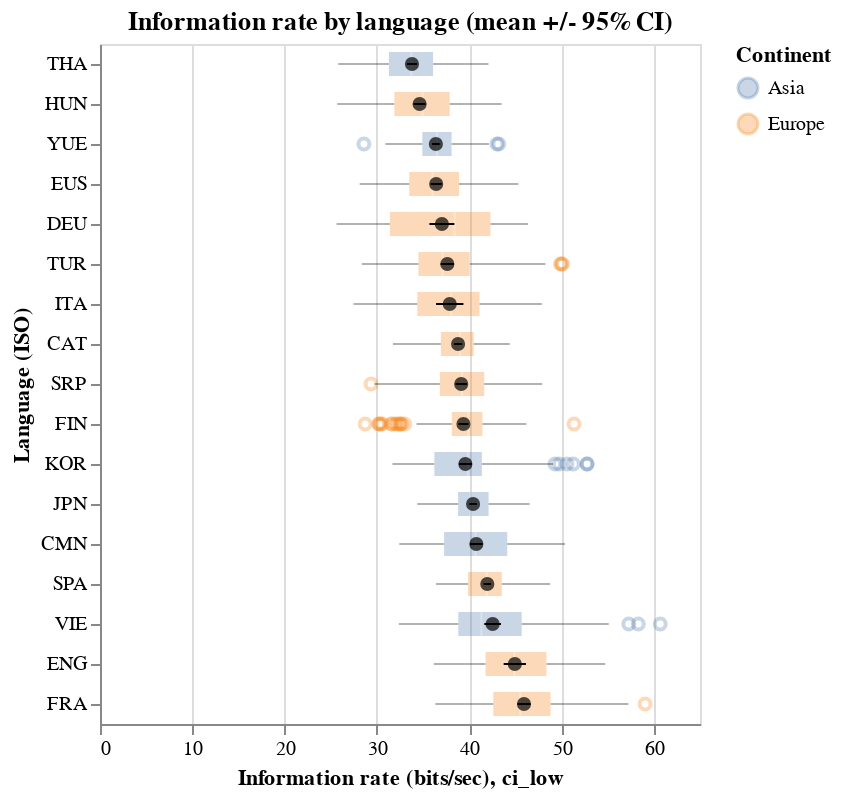

Notebook cell for this chart:
### Markdown cell above
<div class="alert alert-info" style="color:black">

### Question 3.1
rubric={accuracy:3,viz:2}

<h4>Python</h4>
<ol type="1">
<li>It looks like we do not have a language that is high both in information density and speech rate, which could indicate that human minds are not good at processing auditory information beyond a certain rate limit (read more in the article if you're interested). Let’s directly plot the rate at which information is conveyed for all the languages to see if there are at least small differences between them. Combine the appropriate columns to create a new column, <code>information_rate</code>, which holds the amount of information per second conveyed by each speaker.</li>
<li>Create a plot that has the language ISO codes on one axis and the information rate on the other. Plot a graphical representation of either the distribution of data or every single data point. Color this by the same variable as in the previous two scatter plots. Sort the languages in a suitable order.</li>
<li>Include a mark for the mean and the 95% confidence interval on top of the mark you just created above. Color this in a suitable way so that it stands out from the distribution/individual observations created in the previous point.</li>
</ol>
</div>

### Code cell
import pandas as pd
import numpy as np
import altair as alt

languages = pd.read_csv("languages.csv")
spoken = pd.read_csv("spoken-texts.csv")

spoken = spoken.merge(
    languages[["iso_lang", "information_density", "continent"]],
    on="iso_lang",
    how="left",
)

spoken["speech_rate"] = spoken["syllables"] / spoken["duration"]
spoken["information_rate"] = spoken["information_density"] * spoken["speech_rate"]

summary = (
    spoken.groupby("iso_lang", as_index=False)
    .agg(
        mean_rate=("information_rate", "mean"),
        sd_rate=("information_rate", "std"),
        n=("information_rate", "size"),
        continent=("continent", "first"),
    )
)
summary["se"] = summary["sd_rate"] / np.sqrt(summary["n"])
summary["ci_low"] = summary["mean_rate"] - 1.96 * summary["se"]
summary["ci_high"] = summary["mean_rate"] + 1.96 * summary["se"]

order = summary.sort_values("mean_rate")["iso_lang"].tolist()

base = alt.Chart(spoken).mark_boxplot(size=12, opacity=0.3).encode(
    y=alt.Y("iso_lang:N", sort=order, title="Language (ISO)"),
    x=alt.X("information_rate:Q", title="Information rate (bits/sec)"),
    color=alt.Color("continent:N", title="Continent"),
)

ci = alt.Chart(summary).mark_errorbar(color="black").encode(
    y=alt.Y("iso_lang:N", sort=order),
    x=alt.X("ci_low:Q"),
    x2="ci_high:Q",
)

mean_pts = alt.Chart(summary).mark_point(color="black", filled=True, size=50).encode(
    y=alt.Y("iso_lang:N", sort=order),
    x="mean_rate:Q",
)

plot3 = (base + ci + mean_pts).properties(
    title="Information rate by language (mean +/- 95% CI)"
)

plot3

### Figure 1 — Vega specification as saved in the notebook (floating-point values rounded to 4 significant figures)
{"$schema": "https://vega.github.io/schema/vega/v5.json", "data": [{"name": "source_0"}, {"name": "data_0"}, {"name": "data_1"}, {"name": "data_2", "values": [{"continent": "Europe", "information_rate": 51.35, "iso_lang": "FIN"}, {"continent": "Europe", "information_rate": 32.68, "iso_lang": "FIN"}, {"continent": "Europe", "information_rate": 31.65, "iso_lang": "FIN"}, {"continent": "Europe", "information_rate": 31.55, "iso_lang": "FIN"}, {"continent": "Europe", "information_rate": 30.28, "iso_lang": "FIN"}, {"continent": "Europe", "information_rate": 32.52, "iso_lang": "FIN"}, {"continent": "Europe", "information_rate": 30.61, "iso_lang": "FIN"}, {"continent": "Europe", "information_rate": 32.52, "iso_lang": "FIN"}, {"continent": "Europe", "information_rate": 33.02, "iso_lang": "FIN"}, {"continent": "Europe", "information_rate": 28.73, "iso_lang": "FIN"}, {"continent": "Europe", "information_rate": 30.15, "iso_lang": "FIN"}, {"continent": "Europe", "information_rate": 30.38, "iso_lang": "FIN"}, {"continent": "Europe", "information_rate": 32.19, "iso_lang": "FIN"}, {"continent": "Europe", "information_rate": 32.04, "iso_lang": "FIN"}, {"continent": "Europe", "information_rate": 59.06, "iso_lang": "FRA"}, {"continent": "Asia", "information_rate": 52.78, "iso_lang": "KOR"}, {"continent": "Asia", "information_rate": 49.29, "iso_lang": "KOR"}, {"continent": "Asia", "information_rate": 49.76, "iso_lang": "KOR"}, {"continent": "Asia", "information_rate": 50.58, "iso_lang": "KOR"}, {"continent": "Asia", "information_rate": 51.27, "iso_lang": "KOR"}, {"continent": "Asia", "information_rate": 52.76, "iso_lang": "KOR"}, {"continent": "Europe", "information_rate": 29.36, "iso_lang": "SRP"}, {"continent": "Europe", "information_rate": 50.09, "iso_lang": "TUR"}, {"continent": "Europe", "information_rate": 50.01, "iso_lang": "TUR"}, {"continent": "Europe", "information_rate": 49.87, "iso_lang": "TUR"}, {"continent": "Asia", "information_rate": 57.29, "iso_lang": "VIE"}, {"continent": "Asia", "information_rate": 58.31, "iso_lang": "VIE"}, {"continent": "Asia", "information_rate": 60.69, "iso_lang": "VIE"}, {"continent": "Asia", "information_rate": 28.59, "iso_lang": "YUE"}, {"continent": "Asia", "information_rate": 43.2, "iso_lang": "YUE"}, {"continent": "Asia", "information_rate": 43.0, "iso_lang": "YUE"}]}, {"name": "data_3"}, {"name": "data_5", "values": [{"continent": "Europe", "iso_lang": "CAT", "lower_box_information_rate": 36.92, "lower_whisker_information_rate": 31.74, "upper_whisker_information_rate": 44.39}, {"continent": "Asia", "iso_lang": "CMN", "lower_box_information_rate": 37.28, "lower_whisker_information_rate": 32.42, "upper_whisker_information_rate": 50.37}, {"continent": "Europe", "iso_lang": "DEU", "lower_box_information_rate": 31.41, "lower_whisker_information_rate": 25.63, "upper_whisker_information_rate": 46.37}, {"continent": "Europe", "iso_lang": "ENG", "lower_box_information_rate": 41.77, "lower_whisker_information_rate": 36.16, "upper_whisker_information_rate": 54.74}, {"continent": "Europe", "iso_lang": "EUS", "lower_box_information_rate": 33.51, "lower_whisker_information_rate": 28.13, "upper_whisker_information_rate": 45.32}, {"continent": "Europe", "iso_lang": "FIN", "lower_box_information_rate": 38.11, "lower_whisker_information_rate": 34.29, "upper_whisker_information_rate": 46.19}, {"continent": "Europe", "iso_lang": "FRA", "lower_box_information_rate": 42.6, "lower_whisker_information_rate": 36.34, "upper_whisker_information_rate": 57.24}, {"continent": "Europe", "iso_lang": "HUN", "lower_box_information_rate": 31.89, "lower_whisker_information_rate": 25.7, "upper_whisker_information_rate": 43.51}, {"continent": "Europe", "iso_lang": "ITA", "lower_box_information_rate": 34.38, "lower_whisker_information_rate": 27.47, "upper_whisker_information_rate": 47.87}, {"continent": "Asia", "iso_lang": "JPN", "lower_box_information_rate": 38.8, "lower_whisker_information_rate": 34.37, "upper_whisker_information_rate": 46.54}, {"continent": "Asia", "iso_lang": "KOR", "lower_box_information_rate": 36.22, "lower_whisker_information_rate": 31.68, "upper_whisker_information_rate": 49.07}, {"continent": "Europe", "iso_lang": "SPA", "lower_box_information_rate": 39.87, "lower_whisker_information_rate": 36.4, "upper_whisker_information_rate": 48.77}, {"continent": "Europe", "iso_lang": "SRP", "lower_box_information_rate": 36.82, "lower_whisker_information_rate": 29.74, "upper_whisker_information_rate": 47.91}, {"continent": "Asia", "iso_lang": "THA", "lower_box_information_rate": 31.3, "lower_whisker_information_rate": 25.81, "upper_whisker_information_rate": 42.09}, {"continent": "Europe", "iso_lang": "TUR", "lower_box_information_rate": 34.5, "lower_whisker_information_rate": 28.35, "upper_whisker_information_rate": 48.25}, {"continent": "Asia", "iso_lang": "VIE", "lower_box_information_rate": 38.82, "lower_whisker_information_rate": 32.39, "upper_whisker_information_rate": 55.12}, {"continent": "Asia", "iso_lang": "YUE", "lower_box_information_rate": 34.92, "lower_whisker_information_rate": 30.92, "upper_whisker_information_rate": 42.13}]}, {"name": "data_6", "values": [{"continent": "Europe", "iso_lang": "CAT", "lower_whisker_information_rate": 31.74, "upper_box_information_rate": 40.49, "upper_whisker_information_rate": 44.39}, {"continent": "Asia", "iso_lang": "CMN", "lower_whisker_information_rate": 32.42, "upper_box_information_rate": 44.12, "upper_whisker_information_rate": 50.37}, {"continent": "Europe", "iso_lang": "DEU", "lower_whisker_information_rate": 25.63, "upper_box_information_rate": 42.3, "upper_whisker_information_rate": 46.37}, {"continent": "Europe", "iso_lang": "ENG", "lower_whisker_information_rate": 36.16, "upper_box_information_rate": 48.36, "upper_whisker_information_rate": 54.74}, {"continent": "Europe", "iso_lang": "EUS", "lower_whisker_information_rate": 28.13, "upper_box_information_rate": 38.89, "upper_whisker_information_rate": 45.32}, {"continent": "Europe", "iso_lang": "FIN", "lower_whisker_information_rate": 34.29, "upper_box_information_rate": 41.43, "upper_whisker_information_rate": 46.19}, {"continent": "Europe", "iso_lang": "FRA", "lower_whisker_information_rate": 36.34, "upper_box_information_rate": 48.8, "upper_whisker_information_rate": 57.24}, {"continent": "Europe", "iso_lang": "HUN", "lower_whisker_information_rate": 25.7, "upper_box_information_rate": 37.88, "upper_whisker_information_rate": 43.51}, {"continent": "Europe", "iso_lang": "ITA", "lower_whisker_information_rate": 27.47, "upper_box_information_rate": 41.12, "upper_whisker_information_rate": 47.87}, {"continent": "Asia", "iso_lang": "JPN", "lower_whisker_information_rate": 34.37, "upper_box_information_rate": 42.1, "upper_whisker_information_rate": 46.54}, {"continent": "Asia", "iso_lang": "KOR", "lower_whisker_information_rate": 31.68, "upper_box_information_rate": 41.36, "upper_whisker_information_rate": 49.07}, {"continent": "Europe", "iso_lang": "SPA", "lower_whisker_information_rate": 36.4, "upper_box_information_rate": 43.53, "upper_whisker_information_rate": 48.77}, {"continent": "Europe", "iso_lang": "SRP", "lower_whisker_information_rate": 29.74, "upper_box_information_rate": 41.62, "upper_whisker_information_rate": 47.91}, {"continent": "Asia", "iso_lang": "THA", "lower_whisker_information_rate": 25.81, "upper_box_information_rate": 36.08, "upper_whisker_information_rate": 42.09}, {"continent": "Europe", "iso_lang": "TUR", "lower_whisker_information_rate": 28.35, "upper_box_information_rate": 40.06, "upper_whisker_information_rate": 48.25}, {"continent": "Asia", "iso_lang": "VIE", "lower_whisker_information_rate": 32.39, "upper_box_information_rate": 45.68, "upper_whisker_information_rate": 55.12}, {"continent": "Asia", "iso_lang": "YUE", "lower_whisker_information_rate": 30.92, "upper_box_information_rate": 38.09, "upper_whisker_information_rate": 42.13}]}, {"name": "data_7"}, {"name": "data_9", "values": [{"continent": "Europe", "iso_lang": "CAT", "lower_box_information_rate": 36.92, "max_information_rate": 44.39, "mid_box_information_rate": 39.01, "min_information_rate": 31.74, "upper_box_information_rate": 40.49}, {"continent": "Asia", "iso_lang": "CMN", "lower_box_information_rate": 37.28, "max_information_rate": 50.37, "mid_box_information_rate": 40.67, "min_information_rate": 32.42, "upper_box_information_rate": 44.12}, {"continent": "Europe", "iso_lang": "DEU", "lower_box_information_rate": 31.41, "max_information_rate": 46.37, "mid_box_information_rate": 38.42, "min_information_rate": 25.63, "upper_box_information_rate": 42.3}, {"continent": "Europe", "iso_lang": "ENG", "lower_box_information_rate": 41.77, "max_information_rate": 54.74, "mid_box_information_rate": 44.88, "min_information_rate": 36.16, "upper_box_information_rate": 48.36}, {"continent": "Europe", "iso_lang": "EUS", "lower_box_information_rate": 33.51, "max_information_rate": 45.32, "mid_box_information_rate": 36.01, "min_information_rate": 28.13, "upper_box_information_rate": 38.89}, {"continent": "Europe", "iso_lang": "FIN", "lower_box_information_rate": 38.11, "max_information_rate": 51.35, "mid_box_information_rate": 39.91, "min_information_rate": 28.73, "upper_box_information_rate": 41.43}, {"continent": "Europe", "iso_lang": "FRA", "lower_box_information_rate": 42.6, "max_information_rate": 59.06, "mid_box_information_rate": 45.52, "min_information_rate": 36.34, "upper_box_information_rate": 48.8}, {"continent": "Europe", "iso_lang": "HUN", "lower_box_information_rate": 31.89, "max_information_rate": 43.51, "mid_box_information_rate": 34.95, "min_information_rate": 25.7, "upper_box_information_rate": 37.88}, {"continent": "Europe", "iso_lang": "ITA", "lower_box_information_rate": 34.38, "max_information_rate": 47.87, "mid_box_information_rate": 38.02, "min_information_rate": 27.47, "upper_box_information_rate": 41.12}, {"continent": "Asia", "iso_lang": "JPN", "lower_box_information_rate": 38.8, "max_information_rate": 46.54, "mid_box_information_rate": 40.14, "min_information_rate": 34.37, "upper_box_information_rate": 42.1}, {"continent": "Asia", "iso_lang": "KOR", "lower_box_information_rate": 36.22, "max_information_rate": 52.78, "mid_box_information_rate": 39.86, "min_information_rate": 31.68, "upper_box_information_rate": 41.36}, {"continent": "Europe", "iso_lang": "SPA", "lower_box_information_rate": 39.87, "max_information_rate": 48.77, "mid_box_information_rate": 41.9, "min_information_rate": 36.4, "upper_box_information_rate": 43.53}, {"continent": "Europe", "iso_lang": "SRP", "lower_box_information_rate": 36.82, "max_information_rate": 47.91, "mid_box_information_rate": 39.21, "min_information_rate": 29.36, "upper_box_information_rate": 41.62}, {"continent": "Asia", "iso_lang": "THA", "lower_box_information_rate": 31.3, "max_information_rate": 42.09, "mid_box_information_rate": 33.72, "min_information_rate": 25.81, "upper_box_information_rate": 36.08}, {"continent": "Europe", "iso_lang": "TUR", "lower_box_information_rate": 34.5, "max_information_rate": 50.09, "mid_box_information_rate": 37.11, "min_information_rate": 28.35, "upper_box_information_rate": 40.06}, {"continent": "Asia", "iso_lang": "VIE", "lower_box_information_rate": 38.82, "max_information_rate": 60.69, "mid_box_information_rate": 41.32, "min_information_rate": 32.39, "upper_box_information_rate": 45.68}, {"continent": "Asia", "iso_lang": "YUE", "lower_box_information_rate": 34.92, "max_information_rate": 43.2, "mid_box_information_rate": 36.51, "min_information_rate": 28.59, "upper_box_information_rate": 38.09}]}, {"name": "data_10", "values": [{"continent": "Europe", "iso_lang": "CAT", "lower_box_information_rate": 36.92, "max_information_rate": 44.39, "mid_box_information_rate": 39.01, "min_information_rate": 31.74, "upper_box_information_rate": 40.49}, {"continent": "Asia", "iso_lang": "CMN", "lower_box_information_rate": 37.28, "max_information_rate": 50.37, "mid_box_information_rate": 40.67, "min_information_rate": 32.42, "upper_box_information_rate": 44.12}, {"continent": "Europe", "iso_lang": "DEU", "lower_box_information_rate": 31.41, "max_information_rate": 46.37, "mid_box_information_rate": 38.42, "min_information_rate": 25.63, "upper_box_information_rate": 42.3}, {"continent": "Europe", "iso_lang": "ENG", "lower_box_information_rate": 41.77, "max_information_rate": 54.74, "mid_box_information_rate": 44.88, "min_information_rate": 36.16, "upper_box_information_rate": 48.36}, {"continent": "Europe", "iso_lang": "EUS", "lower_box_information_rate": 33.51, "max_information_rate": 45.32, "mid_box_information_rate": 36.01, "min_information_rate": 28.13, "upper_box_information_rate": 38.89}, {"continent": "Europe", "iso_lang": "FIN", "lower_box_information_rate": 38.11, "max_information_rate": 51.35, "mid_box_information_rate": 39.91, "min_information_rate": 28.73, "upper_box_information_rate": 41.43}, {"continent": "Europe", "iso_lang": "FRA", "lower_box_information_rate": 42.6, "max_information_rate": 59.06, "mid_box_information_rate": 45.52, "min_information_rate": 36.34, "upper_box_information_rate": 48.8}, {"continent": "Europe", "iso_lang": "HUN", "lower_box_information_rate": 31.89, "max_information_rate": 43.51, "mid_box_information_rate": 34.95, "min_information_rate": 25.7, "upper_box_information_rate": 37.88}, {"continent": "Europe", "iso_lang": "ITA", "lower_box_information_rate": 34.38, "max_information_rate": 47.87, "mid_box_information_rate": 38.02, "min_information_rate": 27.47, "upper_box_information_rate": 41.12}, {"continent": "Asia", "iso_lang": "JPN", "lower_box_information_rate": 38.8, "max_information_rate": 46.54, "mid_box_information_rate": 40.14, "min_information_rate": 34.37, "upper_box_information_rate": 42.1}, {"continent": "Asia", "iso_lang": "KOR", "lower_box_information_rate": 36.22, "max_information_rate": 52.78, "mid_box_information_rate": 39.86, "min_information_rate": 31.68, "upper_box_information_rate": 41.36}, {"continent": "Europe", "iso_lang": "SPA", "lower_box_information_rate": 39.87, "max_information_rate": 48.77, "mid_box_information_rate": 41.9, "min_information_rate": 36.4, "upper_box_information_rate": 43.53}, {"continent": "Europe", "iso_lang": "SRP", "lower_box_information_rate": 36.82, "max_information_rate": 47.91, "mid_box_information_rate": 39.21, "min_information_rate": 29.36, "upper_box_information_rate": 41.62}, {"continent": "Asia", "iso_lang": "THA", "lower_box_information_rate": 31.3, "max_information_rate": 42.09, "mid_box_information_rate": 33.72, "min_information_rate": 25.81, "upper_box_information_rate": 36.08}, {"continent": "Europe", "iso_lang": "TUR", "lower_box_information_rate": 34.5, "max_information_rate": 50.09, "mid_box_information_rate": 37.11, "min_information_rate": 28.35, "upper_box_information_rate": 40.06}, {"continent": "Asia", "iso_lang": "VIE", "lower_box_information_rate": 38.82, "max_information_rate": 60.69, "mid_box_information_rate": 41.32, "min_information_rate": 32.39, "upper_box_information_rate": 45.68}, {"continent": "Asia", "iso_lang": "YUE", "lower_box_information_rate": 34.92, "max_information_rate": 43.2, "mid_box_information_rate": 36.51, "min_information_rate": 28.59, "upper_box_information_rate": 38.09}]}, {"name": "source_1"}, {"name": "data_11", "values": [{"iso_lang": "CAT", "lower_ci_low": 38.35, "upper_ci_low": 39.23}, {"iso_lang": "CMN", "lower_ci_low": 40.08, "upper_ci_low": 41.46}, {"iso_lang": "DEU", "lower_ci_low": 35.69, "upper_ci_low": 38.39}, {"iso_lang": "ENG", "lower_ci_low": 43.73, "upper_ci_low": 46.15}, {"iso_lang": "EUS", "lower_ci_low": 35.8, "upper_ci_low": 37.04}, {"iso_lang": "FIN", "lower_ci_low": 38.83, "upper_ci_low": 39.92}, {"iso_lang": "FRA", "lower_ci_low": 45.22, "upper_ci_low": 46.65}, {"iso_lang": "HUN", "lower_ci_low": 33.97, "upper_ci_low": 35.28}, {"iso_lang": "ITA", "lower_ci_low": 36.41, "upper_ci_low": 39.37}, {"iso_lang": "JPN", "lower_ci_low": 39.99, "upper_ci_low": 40.83}, {"iso_lang": "KOR", "lower_ci_low": 38.88, "upper_ci_low": 40.28}, {"iso_lang": "SPA", "lower_ci_low": 41.55, "upper_ci_low": 42.36}, {"iso_lang": "SRP", "lower_ci_low": 38.5, "upper_ci_low": 39.76}, {"iso_lang": "THA", "lower_ci_low": 33.25, "upper_ci_low": 34.35}, {"iso_lang": "TUR", "lower_ci_low": 36.9, "upper_ci_low": 38.35}, {"iso_lang": "VIE", "lower_ci_low": 41.64, "upper_ci_low": 43.43}, {"iso_lang": "YUE", "lower_ci_low": 35.97, "upper_ci_low": 36.8}]}, {"name": "source_2"}, {"name": "data_12", "values": [{"iso_lang": "CAT", "mean_rate": 38.79}, {"iso_lang": "CMN", "mean_rate": 40.77}, {"iso_lang": "DEU", "mean_rate": 37.04}, {"iso_lang": "ENG", "mean_rate": 44.94}, {"iso_lang": "EUS", "mean_rate": 36.42}, {"iso_lang": "FIN", "mean_rate": 39.37}, {"iso_lang": "FRA", "mean_rate": 45.93}, {"iso_lang": "HUN", "mean_rate": 34.62}, {"iso_lang": "ITA", "mean_rate": 37.89}, {"iso_lang": "JPN", "mean_rate": 40.41}, {"iso_lang": "KOR", "mean_rate": 39.58}, {"iso_lang": "SPA", "mean_rate": 41.96}, {"iso_lang": "SRP", "mean_rate": 39.13}, {"iso_lang": "THA", "mean_rate": 33.8}, {"iso_lang": "TUR", "mean_rate": 37.63}, {"iso_lang": "VIE", "mean_rate": 42.53}, {"iso_lang": "YUE", "mean_rate": 36.38}]}, {"name": "data_1_y_domain_iso_lang_0", "values": [{"iso_lang": "FIN", "sort_field": 9.0}, {"iso_lang": "FRA", "sort_field": 16.0}, {"iso_lang": "KOR", "sort_field": 10.0}, {"iso_lang": "SRP", "sort_field": 8.0}, {"iso_lang": "TUR", "sort_field": 5.0}, {"iso_lang": "VIE", "sort_field": 14.0}, {"iso_lang": "YUE", "sort_field": 2.0}]}, {"name": "data_3_y_domain_iso_lang_1", "values": [{"iso_lang": "CAT", "sort_field": 7.0}, {"iso_lang": "CMN", "sort_field": 12.0}, {"iso_lang": "DEU", "sort_field": 4.0}, {"iso_lang": "ENG", "sort_field": 15.0}, {"iso_lang": "EUS", "sort_field": 3.0}, {"iso_lang": "FIN", "sort_field": 9.0}, {"iso_lang": "FRA", "sort_field": 16.0}, {"iso_lang": "HUN", "sort_field": 1.0}, {"iso_lang": "ITA", "sort_field": 6.0}, {"iso_lang": "JPN", "sort_field": 11.0}, {"iso_lang": "KOR", "sort_field": 10.0}, {"iso_lang": "SPA", "sort_field": 13.0}, {"iso_lang": "SRP", "sort_field": 8.0}, {"iso_lang": "THA", "sort_field": 0.0}, {"iso_lang": "TUR", "sort_field": 5.0}, {"iso_lang": "VIE", "sort_field": 14.0}, {"iso_lang": "YUE", "sort_field": 2.0}]}, {"name": "data_7_y_domain_iso_lang_2", "values": [{"iso_lang": "CAT", "sort_field": 7.0}, {"iso_lang": "CMN", "sort_field": 12.0}, {"iso_lang": "DEU", "sort_field": 4.0}, {"iso_lang": "ENG", "sort_field": 15.0}, {"iso_lang": "EUS", "sort_field": 3.0}, {"iso_lang": "FIN", "sort_field": 9.0}, {"iso_lang": "FRA", "sort_field": 16.0}, {"iso_lang": "HUN", "sort_field": 1.0}, {"iso_lang": "ITA", "sort_field": 6.0}, {"iso_lang": "JPN", "sort_field": 11.0}, {"iso_lang": "KOR", "sort_field": 10.0}, {"iso_lang": "SPA", "sort_field": 13.0}, {"iso_lang": "SRP", "sort_field": 8.0}, {"iso_lang": "THA", "sort_field": 0.0}, {"iso_lang": "TUR", "sort_field": 5.0}, {"iso_lang": "VIE", "sort_field": 14.0}, {"iso_lang": "YUE", "sort_field": 2.0}]}, {"name": "source_1_y_domain_iso_lang_3", "values": [{"iso_lang": "CAT", "sort_field": 7.0}, {"iso_lang": "CMN", "sort_field": 12.0}, {"iso_lang": "DEU", "sort_field": 4.0}, {"iso_lang": "ENG", "sort_field": 15.0}, {"iso_lang": "EUS", "sort_field": 3.0}, {"iso_lang": "FIN", "sort_field": 9.0}, {"iso_lang": "FRA", "sort_field": 16.0}, {"iso_lang": "HUN", "sort_field": 1.0}, {"iso_lang": "ITA", "sort_field": 6.0}, {"iso_lang": "JPN", "sort_field": 11.0}, {"iso_lang": "KOR", "sort_field": 10.0}, {"iso_lang": "SPA", "sort_field": 13.0}, {"iso_lang": "SRP", "sort_field": 8.0}, {"iso_lang": "THA", "sort_field": 0.0}, {"iso_lang": "TUR", "sort_field": 5.0}, {"iso_lang": "VIE", "sort_field": 14.0}, {"iso_lang": "YUE", "sort_field": 2.0}]}, {"name": "source_2_y_domain_iso_lang_4", "values": [{"iso_lang": "CAT", "sort_field": 7.0}, {"iso_lang": "CMN", "sort_field": 12.0}, {"iso_lang": "DEU", "sort_field": 4.0}, {"iso_lang": "ENG", "sort_field": 15.0}, {"iso_lang": "EUS", "sort_field": 3.0}, {"iso_lang": "FIN", "sort_field": 9.0}, {"iso_lang": "FRA", "sort_field": 16.0}, {"iso_lang": "HUN", "sort_field": 1.0}, {"iso_lang": "ITA", "sort_field": 6.0}, {"iso_lang": "JPN", "sort_field": 11.0}, {"iso_lang": "KOR", "sort_field": 10.0}, {"iso_lang": "SPA", "sort_field": 13.0}, {"iso_lang": "SRP", "sort_field": 8.0}, {"iso_lang": "THA", "sort_field": 0.0}, {"iso_lang": "TUR", "sort_field": 5.0}, {"iso_lang": "VIE", "sort_field": 14.0}, {"iso_lang": "YUE", "sort_field": 2.0}]}, {"name": "data_2_color_domain_continent_0", "values": [{"continent": "Europe"}, {"continent": "Asia"}]}, {"name": "data_9_color_domain_continent_1", "values": [{"continent": "Europe"}, {"continent": "Asia"}]}, {"name": "data_10_color_domain_continent_2", "values": [{"continent": "Europe"}, {"continent": "Asia"}]}], "signals": [{"name": "y_step", "value": 20}, {"name": "height", "update": "bandspace(domain('y').length, 0, 0) * y_step"}], "marks": [{"type": "symbol", "name": "layer_0_layer_0_layer_0_marks", "from": {"data": "data_2"}, "encode": {"update": {"fill": {"value": "transparent"}, "stroke": {"field": "continent", "scale": "color"}, "y": {"field": "iso_lang", "scale": "y", "band": 0.5}, "x": {"field": "information_rate", "scale": "x"}, "opacity": {"value": 0.3}}}, "style": ["point", "boxplot-outliers"]}, {"type": "rule", "name": "layer_0_layer_0_layer_1_layer_0_marks", "from": {"data": "data_5"}, "encode": {"update": {"x": {"field": "lower_whisker_information_rate", "scale": "x"}, "tooltip": {"signal": "{\"Upper Whisker of Information rate (bits/sec)\": format(datum[\"upper_whisker_information_rate\"], \"\"), \"Lower Whisker of Information rate (bits/sec)\": format(datum[\"lower_whisker_information_rate\"], \"\"), \"Continent\": isValid(datum[\"continent\"]) ? datum[\"continent\"] : \"\"+datum[\"continent\"], \"Language (ISO)\": isValid(datum[\"iso_lang\"]) ? datum[\"iso_lang\"] : \"\"+datum[\"iso_lang\"]}"}, "stroke": {"value": "black"}, "opacity": {"value": 0.3}, "x2": {"field": "lower_box_information_rate", "scale": "x"}, "y": {"field": "iso_lang", "scale": "y", "band": 0.5}}}, "style": ["rule", "boxplot-rule"], "aria": false}, {"type": "rule", "name": "layer_0_layer_0_layer_1_layer_1_marks", "from": {"data": "data_6"}, "encode": {"update": {"tooltip": {"signal": "{\"Upper Whisker of Information rate (bits/sec)\": format(datum[\"upper_whisker_information_rate\"], \"\"), \"Lower Whisker of Information rate (bits/sec)\": format(datum[\"lower_whisker_information_rate\"], \"\"), \"Continent\": isValid(datum[\"continent\"]) ? datum[\"continent\"] : \"\"+datum[\"continent\"], \"Language (ISO)\": isValid(datum[\"iso_lang\"]) ? datum[\"iso_lang\"] : \"\"+datum[\"iso_lang\"]}"}, "x2": {"field": "upper_whisker_information_rate", "scale": "x"}, "opacity": {"value": 0.3}, "stroke": {"value": "black"}, "x": {"field": "upper_box_information_rate", "scale": "x"}, "y": {"field": "iso_lang", "scale": "y", "band": 0.5}}}, "style": ["rule", "boxplot-rule"], "aria": false}, {"type": "rect", "name": "layer_0_layer_1_layer_0_marks", "from": {"data": "data_9"}, "encode": {"update": {"x2": {"field": "upper_box_information_rate", "scale": "x"}, "tooltip": {"signal": "{\"Max of Information rate (bits/sec)\": format(datum[\"max_information_rate\"], \"\"), \"Q3 of Information rate (bits/sec)\": format(datum[\"upper_box_information_rate\"], \"\"), \"Median of Information rate (bits/sec)\": format(datum[\"mid_box_information_rate\"], \"\"), \"Q1 of Information rate (bits/sec)\": format(datum[\"lower_box_information_rate\"], \"\"), \"Min of Information rate (bits/sec)\": format(datum[\"min_information_rate\"], \"\"), \"Continent\": isValid(datum[\"continent\"]) ? datum[\"continent\"] : \"\"+datum[\"continent\"], \"Language (ISO)\": isValid(datum[\"iso_lang\"]) ? datum[\"iso_lang\"] : \"\"+datum[\"iso_lang\"]}"}, "fill": {"field": "continent", "scale": "color"}, "height": {"value": 12}, "opacity": {"value": 0.3}, "x": {"field": "lower_box_information_rate", "scale": "x"}, "yc": {"field": "iso_lang", "scale": "y", "band": 0.5}}}, "style": ["bar", "boxplot-box"]}, {"type": "rect", "name": "layer_0_layer_1_layer_1_marks", "from": {"data": "data_10"}, "encode": {"update": {"opacity": {"value": 0.3}, "xc": {"field": "mid_box_information_rate", "scale": "x"}, "yc": {"field": "iso_lang", "scale": "y", "band": 0.5}, "fill": [{"field": "continent", "scale": "color", "test": "datum['lower_box_information_rate'] >= datum['upper_box_information_rate']"}, {"value": "white"}], "height": {"value": 12}, "width": {"value": 1}, "tooltip": {"signal": "{\"Max of Information rate (bits/sec)\": format(datum[\"max_information_rate\"], \"\"), \"Q3 of Information rate (bits/sec)\": format(datum[\"upper_box_information_rate\"], \"\"), \"Median of Information rate (bits/sec)\": format(datum[\"mid_box_information_rate\"], \"\"), \"Q1 of Information rate (bits/sec)\": format(datum[\"lower_box_information_rate\"], \"\"), \"Min of Information rate (bits/sec)\": format(datum[\"min_information_rate\"], \"\"), \"Continent\": isValid(datum[\"continent\"]) ? datum[\"continent\"] : \"\"+datum[\"continent\"], \"Language (ISO)\": isValid(datum[\"iso_lang\"]) ? datum[\"iso_lang\"] : \"\"+datum[\"iso_lang\"]}"}}}, "style": ["tick", "boxplot-median"], "aria": false}, {"type": "rule", "name": "layer_1_marks", "from": {"data": "data_11"}, "encode": {"update": {"stroke": {"value": "black"}, "tooltip": {"signal": "{\"ci_high\": format(datum[\"upper_ci_low\"], \"\"), \"ci_low\": format(datum[\"lower_ci_low\"], \"\"), \"iso_lang\": isValid(datum[\"iso_lang\"]) ? datum[\"iso_lang\"] : \"\"+datum[\"iso_lang\"]}"}, "x2": {"field": "upper_ci_low", "scale": "x"}, "y": {"field": "iso_lang", "scale": "y", "band": 0.5}, "x": {"field": "lower_ci_low", "scale": "x"}}}, "style": ["rule", "errorbar-rule"]}, {"type": "symbol", "name": "layer_2_marks", "from": {"data": "data_12"}, "encode": {"update": {"opacity": {"value": 0.7}, "x": {"field": "mean_rate", "scale": "x"}, "size": {"value": 50}, "y": {"field": "iso_lang", "scale": "y", "band": 0.5}, "fill": {"value": "black"}}}, "style": ["point"]}], "scales": [{"name": "x", "type": "linear", "domain": {"fields": [{"data": "data_2", "field": "information_rate"}, {"data": "data_5", "field": "lower_whisker_information_rate"}, {"data": "data_5", "field": "lower_box_information_rate"}, {"data": "data_6", "field": "upper_box_information_rate"}, {"data": "data_6", "field": "upper_whisker_information_rate"}, {"data": "data_9", "field": "lower_box_information_rate"}, {"data": "data_9", "field": "upper_box_information_rate"}, {"data": "data_10", "field": "mid_box_information_rate"}, {"data": "data_11", "field": "lower_ci_low"}, {"data": "data_11", "field": "upper_ci_low"}, {"data": "data_12", "field": "mean_rate"}]}, "range": [0, {"signal": "width"}], "nice": true, "zero": true}, {"name": "y", "type": "band", "domain": {"fields": [{"data": "data_1_y_domain_iso_lang_0", "field": "iso_lang"}, {"data": "data_3_y_domain_iso_lang_1", "field": "iso_lang"}, {"data": "data_7_y_domain_iso_lang_2", "field": "iso_lang"}, {"data": "source_1_y_domain_iso_lang_3", "field": "iso_lang"}, {"data": "source_2_y_domain_iso_lang_4", "field": "iso_lang"}], "sort": {"op": "max", "field": "sort_field"}}, "range": {"step": {"signal": "y_step"}}, "paddingInner": 0, "paddingOuter": 0}, {"name": "color", "type": "ordinal", "domain": {"fields": [{"data": "data_2_color_domain_continent_0", "field": "continent"}, {"data": "data_9_color_domain_continent_1", "field": "continent"}, {"data": "data_10_color_domain_continent_2", "field": "continent"}], "sort": true}, "range": "category"}], "axes": [{"scale": "x", "maxExtent": 0, "gridScale": "y", "labels": false, "orient": "bottom", "tickCount": {"signal": "ceil(width/40)"}, "minExtent": 0, "aria": false, "grid": true, "ticks": false, "domain": false, "zindex": 0}, {"scale": "x", "grid": false, "labelOverlap": true, "tickCount": {"signal": "ceil(width/40)"}, "orient": "bottom", "zindex": 0, "labelFlush": true, "title": "Information rate (bits/sec), ci_low"}, {"scale": "y", "orient": "left", "grid": false, "title": "Language (ISO)", "zindex": 0}], "title": {"text": "Information rate by language (mean +/- 95% CI)", "frame": "group"}, "legends": [{"title": "Continent", "stroke": "color", "symbolType": "circle", "encode": {"symbols": {"update": {"opacity": {"value": 0.3}}}}, "fill": "color"}], "width": 300, "style": "cell", "padding": 5, "background": "white"}
